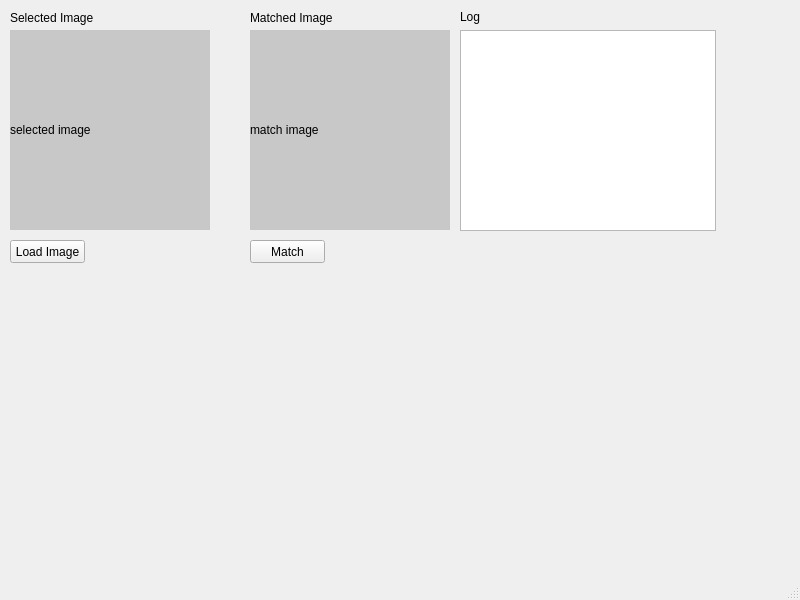
<ui version="4.0" >
 <class>MainWindow</class>
 <widget class="QMainWindow" name="MainWindow" >
  <property name="geometry" >
   <rect>
    <x>0</x>
    <y>0</y>
    <width>800</width>
    <height>600</height>
   </rect>
  </property>
  <property name="windowTitle" >
   <string>MainWindow</string>
  </property>
  <widget class="QWidget" name="centralwidget" >
   <widget class="QLabel" name="selectedImageLabel" >
    <property name="geometry" >
     <rect>
      <x>10</x>
      <y>30</y>
      <width>200</width>
      <height>200</height>
     </rect>
    </property>
    <property name="styleSheet" >
     <string notr="true" >background-color: rgb(200, 200, 200);</string>
    </property>
    <property name="text" >
     <string>selected image</string>
    </property>
   </widget>
   <widget class="QLabel" name="label" >
    <property name="geometry" >
     <rect>
      <x>10</x>
      <y>10</y>
      <width>91</width>
      <height>16</height>
     </rect>
    </property>
    <property name="text" >
     <string>Selected Image</string>
    </property>
   </widget>
   <widget class="QLabel" name="matchImageLabel" >
    <property name="geometry" >
     <rect>
      <x>250</x>
      <y>30</y>
      <width>200</width>
      <height>200</height>
     </rect>
    </property>
    <property name="styleSheet" >
     <string notr="true" >background-color: rgb(200, 200, 200);</string>
    </property>
    <property name="text" >
     <string>match image</string>
    </property>
   </widget>
   <widget class="QLabel" name="label_2" >
    <property name="geometry" >
     <rect>
      <x>250</x>
      <y>10</y>
      <width>131</width>
      <height>16</height>
     </rect>
    </property>
    <property name="text" >
     <string>Matched Image</string>
    </property>
   </widget>
   <widget class="QPushButton" name="loadImageButton" >
    <property name="geometry" >
     <rect>
      <x>10</x>
      <y>240</y>
      <width>75</width>
      <height>23</height>
     </rect>
    </property>
    <property name="text" >
     <string>Load Image</string>
    </property>
   </widget>
   <widget class="QPushButton" name="matchButton" >
    <property name="geometry" >
     <rect>
      <x>250</x>
      <y>240</y>
      <width>75</width>
      <height>23</height>
     </rect>
    </property>
    <property name="text" >
     <string>Match</string>
    </property>
   </widget>
   <widget class="QTextBrowser" name="textBrowser" >
    <property name="geometry" >
     <rect>
      <x>460</x>
      <y>30</y>
      <width>256</width>
      <height>201</height>
     </rect>
    </property>
   </widget>
   <widget class="QLabel" name="label_3" >
    <property name="geometry" >
     <rect>
      <x>460</x>
      <y>10</y>
      <width>46</width>
      <height>14</height>
     </rect>
    </property>
    <property name="text" >
     <string>Log</string>
    </property>
   </widget>
  </widget>
  <widget class="QMenuBar" name="menubar" >
   <property name="geometry" >
    <rect>
     <x>0</x>
     <y>0</y>
     <width>800</width>
     <height>21</height>
    </rect>
   </property>
  </widget>
  <widget class="QStatusBar" name="statusbar" />
 </widget>
 <resources/>
 <connections/>
</ui>
